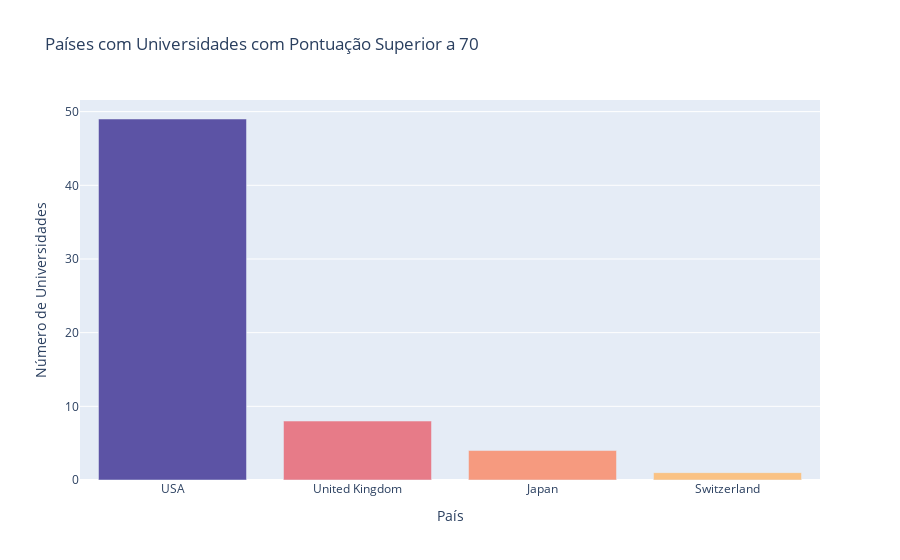

Write notebook code for a chart like this one.
### Code cell
# Cria a figura
fig = go.Figure(go.Bar(x = top_countries['country'], y = top_countries['count'],
                      marker = {'color': apps['Count'], 'colorscale': 'sunset'},  ))

# Configura o layout
fig.update_layout(title_text = 'Países com Universidades com Pontuação Superior a 70',
                  xaxis_title = "País",
                  yaxis_title = "Número de Universidades")

# Mostra o gráfico
fig.show()

### Figure 1 — Plotly figure (JSON) as saved in the notebook; plotly's stock layout.template omitted (floating-point values rounded to 4 significant figures)
{"data": [{"marker": {"color": [842, 623, 549, 463, 460, 424, 398, 392, 387, 381], "colorscale": [[0, "rgb(243, 231, 155)"], [0.1667, "rgb(250, 196, 132)"], [0.3333, "rgb(248, 160, 126)"], [0.5, "rgb(235, 127, 134)"], [0.6667, "rgb(206, 102, 147)"], [0.8333, "rgb(160, 89, 160)"], [1, "rgb(92, 83, 165)"]]}, "type": "bar", "x": ["USA", "United Kingdom", "Japan", "Switzerland"], "y": [49, 8, 4, 1]}], "layout": {"title": {"text": "Países com Universidades com Pontuação Superior a 70"}, "xaxis": {"title": {"text": "País"}}, "yaxis": {"title": {"text": "Número de Universidades"}}}}
